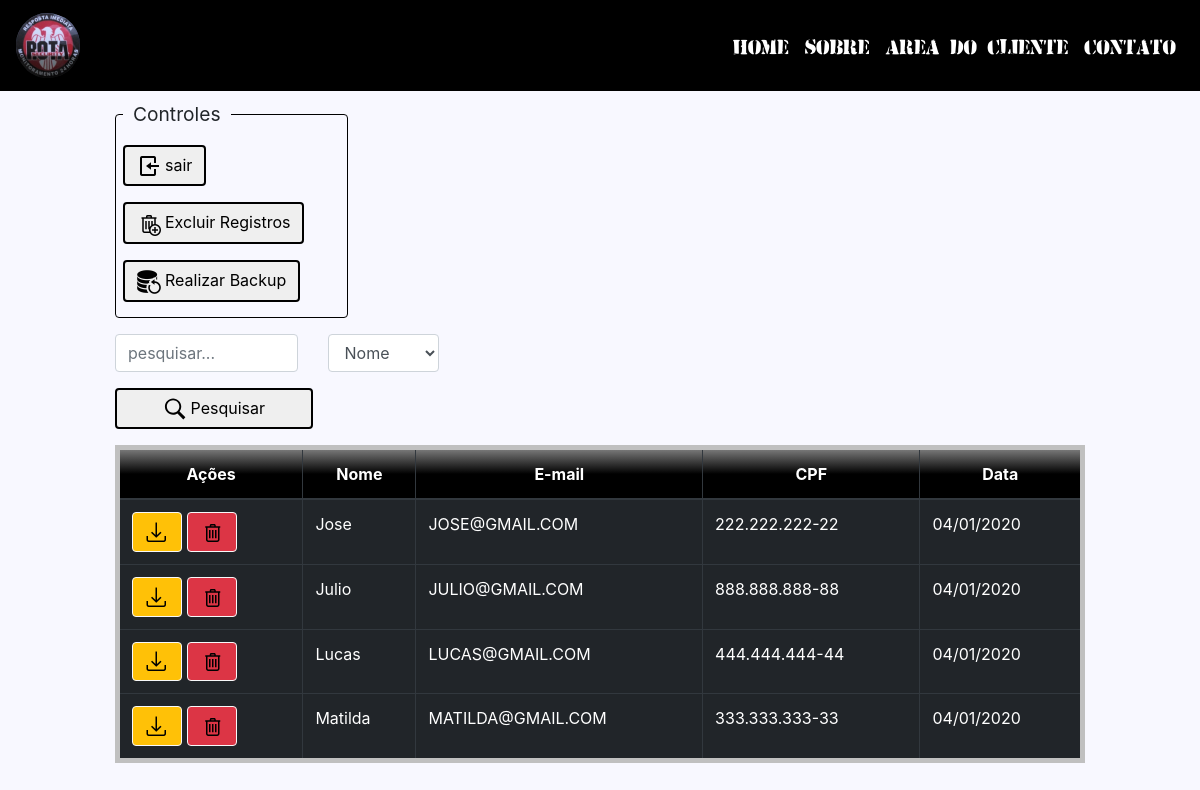
Screenshot of /dados.php (signed in) with the database file from the repository.
### tables this page shows
CREATE TABLE `clientes` (
  `id` bigint(20) NOT NULL,
  `nome` varchar(50) NOT NULL,
  `email` varchar(50) NOT NULL,
  `cpf` varchar(50) NOT NULL,
  `senha` varchar(40) NOT NULL,
  `senha_decript` varchar(40) NOT NULL,
  `data` varchar(50) NOT NULL
);

### persistence/conexaoBanco.class.php (called while the page is built, shortened)
<?php
class ConexaoBanco extends PDO {
private static $instance = null;
public static function getInstance(){
    try{
      if(!isset(self::$instance)){
        self::$instance = new
ConexaoBanco("mysql:dbname=rota;host=localhost","root","");
      }
      return self::$instance;
    }catch(PDOException $e){
      echo "Erro ao conectar. ".$e;
    }
 }
}

### dao/clienteDAO.class.php (called while the page is built, shortened)
<?php
require_once 'persistence/conexaoBanco.class.php';
class ClienteDAO{
  public function __construct(){
     $this->conexao = ConexaoBanco::getInstance();
  }
   public function buscarCliente(){
     try{
       $statement = $this->conexao->query("select * from clientes;");
       $statement = $this->conexao->query("select * from clientes where id != 1 and id != 2 order by nome;");
       $array = $statement->fetchAll(PDO::FETCH_CLASS,"Cliente");
       return $array;
     }catch(PDOException $e){
       echo "Erro: ao buscar Cliente! ".$e;
     }
   }
}

### model/cliente.class.php (called while the page is built, shortened)
<?php
 class Cliente{
     public function __get($a){ return $this->$a;}
 }

### dados.php (the view, shortened to what this page needs)
<?php
include_once  'dao/clienteDAO.class.php';
include_once  'model/cliente.class.php';
$cliDAO = new ClienteDAO();
$array = $cliDAO->buscarCliente();
 ?>
<!DOCTYPE html>
<html lang="pt-br">
<head>
  <link rel="stylesheet" type="text/css" href="css/bootstrap.min.css">
  <link rel="stylesheet" type="text/css" href="./animate.css">
  <link rel="stylesheet" type="text/css" href="css/style.css">
</head>
<body class="animated fadeIn">
    <nav class="navbar navbar-expand-lg navbar-dark fixed-top">
      <a class="navbar-brand" href="#"><img src="img/logo-rota.png" title="Rota-Security" class="animated pulse zoom" alt="Logo indisponível"></a>
      <div class="collapse navbar-collapse" id="navbarResponsive">
        <ul class="navbar-nav ml-auto">
          <li class="nav-item">
            <a class="nav-link" href="index.html">Home
            </a>
          </li>
          <li class="nav-item">
            <a class="nav-link" href="index.html">Sobre</a>
          </li>
          <li class="nav-item">
            <a class="nav-link" href="area_cliente.php">Area do CLiente</a>
          </li>
          <li class="nav-item">
            <a class="nav-link" href="contato.php">Contato</a>
          </li>
        </ul>
      </div>
    </nav>
  <?php
      if(isset($array)){
   ?>
   <div class="container col-md-10" style="top: 100px;">
   <fieldset class="fieldset-border" >
     <legend class="legend-border">Controles</legend>
       <button type="button" id="btn-limpar" class="btn mt-2 mb-2" onclick="window.location.href = 'sair.php';"><img src='img/exit.png' class="mr-1">sair</button>
       <button type="button" id="btn-limpar" class="btn mt-2 mb-2" onclick="return verificarExclusaoDeRegistros()"><img src='img/trash-all.png' class="mr-1">Excluir Registros</button>
       <button type="button" id="btn-backup" name="backup" class="btn mt-2 mb-2" onclick="window.location.href = './backup.php';"><img src='img/backup.png' class="mr-1">Realizar Backup</button>
     </fieldset>
     <form name="filtrar-dados" method="post" style="float: left">
       <div class="row">
         <div class="form-group col-md-6">
           <input type="text" name="txtfiltro" class="form-control" placeholder="pesquisar..." autocomplete="off">
         </div>
         <div class="form-group col-md-4">
           <select name="filtro" class="form-control">
             <option value="nome">Nome</option>
           </select>
         </div>
       </div>
         <div class="form-group">
           <button type="submit" name="filtrar" value="Filtrar" id="btn-backup" id="pesq" class="btn w-50"><img src="img/search.svg" class="mr-1">Pesquisar</button>
         </div>
     </form>
  <div class="table-responsive-md">
      <table class="table table-dark table-bordered table-hover table-condensed">
        <thead align="center">
    <tr>
      <th>Ações</th>
      <th scope="col">Nome</th>
      <th scope="col">E-mail</th>
      <th scope="col">CPF</th>
      <th scope="col">Data</th>
    </tr>
  </thead>
  <tbody>
      <?php
          foreach($array as $cli){
            echo "<tr>";
              echo "<td><a href='dados.php' class='btn btn-warning border border-light text-dark'><img src='img/download.png' title='Baixar Arquivo'></a>
              <a href='dados.php?cpf=$cli->cpf' class='btn btn-danger border border-light text-dark btn-deletar' onclick='return verificarExclusaoPeloCPF()' title='Excluir Registro'><img src='img/trash.svg'></a></td>
              ";
              echo "<td>$cli->nome</td>";
              echo "<td>$cli->email</td>";
              echo "<td>$cli->cpf</td>";
              echo "<td>$cli->data</td>";
            echo "</tr>";
          }
        }
       ?>
   </tbody>
  </table>
 </div>
</div>
 </body>
</html>

### css/style.css (style rules this page uses)
html,body { margin 0; padding 0; background-color: #f8f8ff; scroll-behavior: smooth; }
.navbar { background-color: black; }
thead { background-image: linear-gradient(to bottom, gray, black, black); }
table { border: 5px solid silver!important; }
.nav-link { color: white!important; font-family: 'army'!important; font-size: 35px!important; text-decoration: none; }
li { list-style-type: none; }
.zoom { transition: transform .2s!important; }
#btn-limpar { border: 2px solid black; }
#btn-backup { border: 2px solid black; }
.fieldset-border { border: 1px groove black !important; border-radius: 4px; padding: 7px; padding-top: 0px; margin: 0 0 1.0em 0 !important; width: 24%; -webkit-box-shadow: 0px 0px 0px 0px #000; box-shadow: 0px 0px 0px 0px #000; }
.fieldset-border .legend-border { font-size: 1.2em !important; width: auto; padding: 0 10px; border-bottom: none; }

### rows the page displays
clientes: nome "Jose", email "JOSE@GMAIL.COM", cpf "222.222.222-22", data "04/01/2020"
clientes: nome "Julio", email "JULIO@GMAIL.COM", cpf "888.888.888-88", data "04/01/2020"
clientes: nome "Lucas", email "LUCAS@GMAIL.COM", cpf "444.444.444-44", data "04/01/2020"
clientes: nome "Matilda", email "MATILDA@GMAIL.COM", cpf "333.333.333-33", data "04/01/2020"
